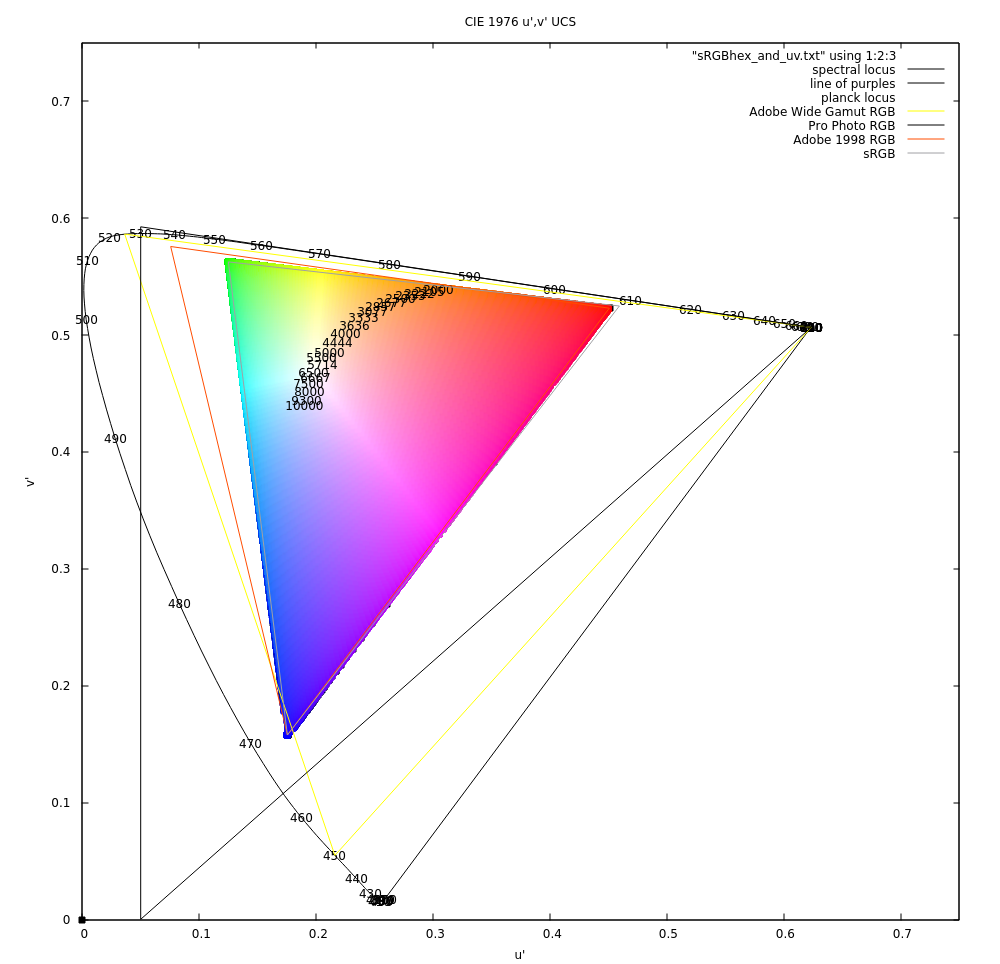

This figure's gnuplot source:
set terminal qt size 1000,1000
set title "CIE 1976 u',v' UCS"
set xrange [0:0.75]
set yrange [0:0.75]
set xlabel "u'"
set ylabel "v'"
set size square
set mouse
plot "sRGBhex_and_uv.txt" using 1:2:3 with points pt 5 linecolor rgb variable,"visual_upvp_locus.txt" using 2:3 with lines title "spectral locus" linecolor -1, "upvp_lineofpurples.txt" using 2:3 with lines title "line of purples" linecolor -1, "visual_upvp_locus_labels.txt" using 2:3:1 with labels notitle, "planck_upvp_locus.txt" using 1:2:3 with labels title "planck locus", "Adobe_Wide_Gamut_RGB_primaries.txt" using 1:2 with lines title "Adobe Wide Gamut RGB", "ProPhotoRGB_upvp_primaries.txt" using 1:2 with lines title "Pro Photo RGB", "Adobe_1998_RGB_upvp.txt" using 1:2 with lines title "Adobe 1998 RGB","sRGB_upvp_primaries.txt" using 1:2 with lines title "sRGB"
